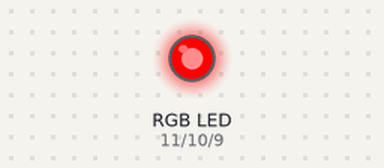
Recording of a sketch running on a simulated Arduino Uno, built with avr-gcc and run on an emulated ATmega328P. Parts: an RGB LED mixed from three pins (HIGH = lit).

Above: at 0.05 s.
At 1.4 s:
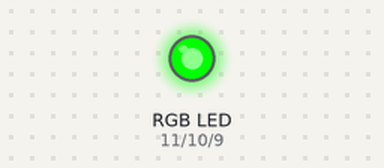
At 2.75 s:
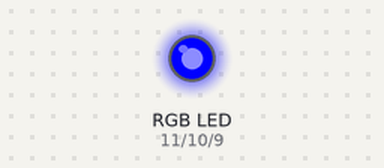
At 5.5 s:
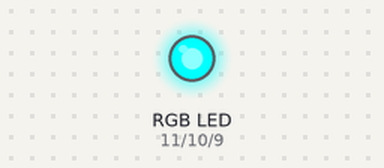
At 8.25 s:
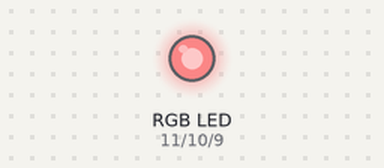
At 11.0 s:
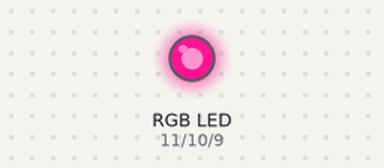
Timing chart, 0 to 14.3 s (numbered marks = the images above):
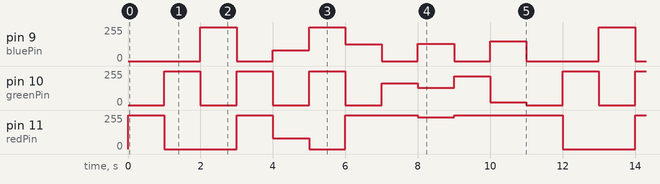

The sketch:

RGB_LED.ino
```cpp
/*
Adafruit Arduino - Lesson 3. RGB LED
*/

int redPin   = 11;
int greenPin = 10;
int bluePin  = 9;

void setup()
{
  pinMode(redPin, OUTPUT);
  pinMode(greenPin, OUTPUT);
  pinMode(bluePin, OUTPUT);
}

void loop()
{
  setColor(255, 0, 0);      // red
  delay(1000);
  setColor(0, 255, 0);      // green
  delay(1000);
  setColor(0, 0, 255);      // blue
  delay(1000);
  setColor(255, 255, 0);    // yellow
  delay(1000);
  setColor(80, 0, 80);      // purple
  delay(1000);
  setColor(0, 255, 255);    // aqua
  delay(1000);
  setColor(255, 0, 127);    // pink
  delay(1000);
  setColor(255, 165, 0);    // orange
  delay(1000);
  setColor(240,128,128);    // light coral
  delay(1000);
  setColor(255,215,0);      // gold
  delay(1000);
  setColor(255,20,147);     // deep pink
  delay(1000);
}

void setColor(int red, int green, int blue)
{
  analogWrite(redPin, red);
  analogWrite(greenPin, green);
  analogWrite(bluePin, blue);
}
```

Measured:
- by itself, pin 11 (redPin): repeats every 11.0 s: 0/255 2.0 s, 255/255 1.0 s, 80/255 1.0 s, 0/255 1.0 s, 255/255 2.0 s, 240/255 1.0 s, 255/255 3.0 s
- by itself, pin 10 (greenPin): repeats every 11.0 s: 2 × (0/255 1.0 s, 255/255 1.0 s), 0/255 1.0 s, 165/255 1.0 s, 128/255 1.0 s, 215/255 1.0 s, 20/255 1.0 s, 0/255 1.0 s, 255/255 1.0 s
- by itself, pin 9 (bluePin): repeats every 11.0 s: 0/255 1.0 s, 80/255 1.0 s, 255/255 1.0 s, 127/255 1.0 s, 0/255 1.0 s, 128/255 1.0 s, 0/255 1.0 s, 147/255 1.0 s, 0/255 2.0 s, 255/255 1.0 s
